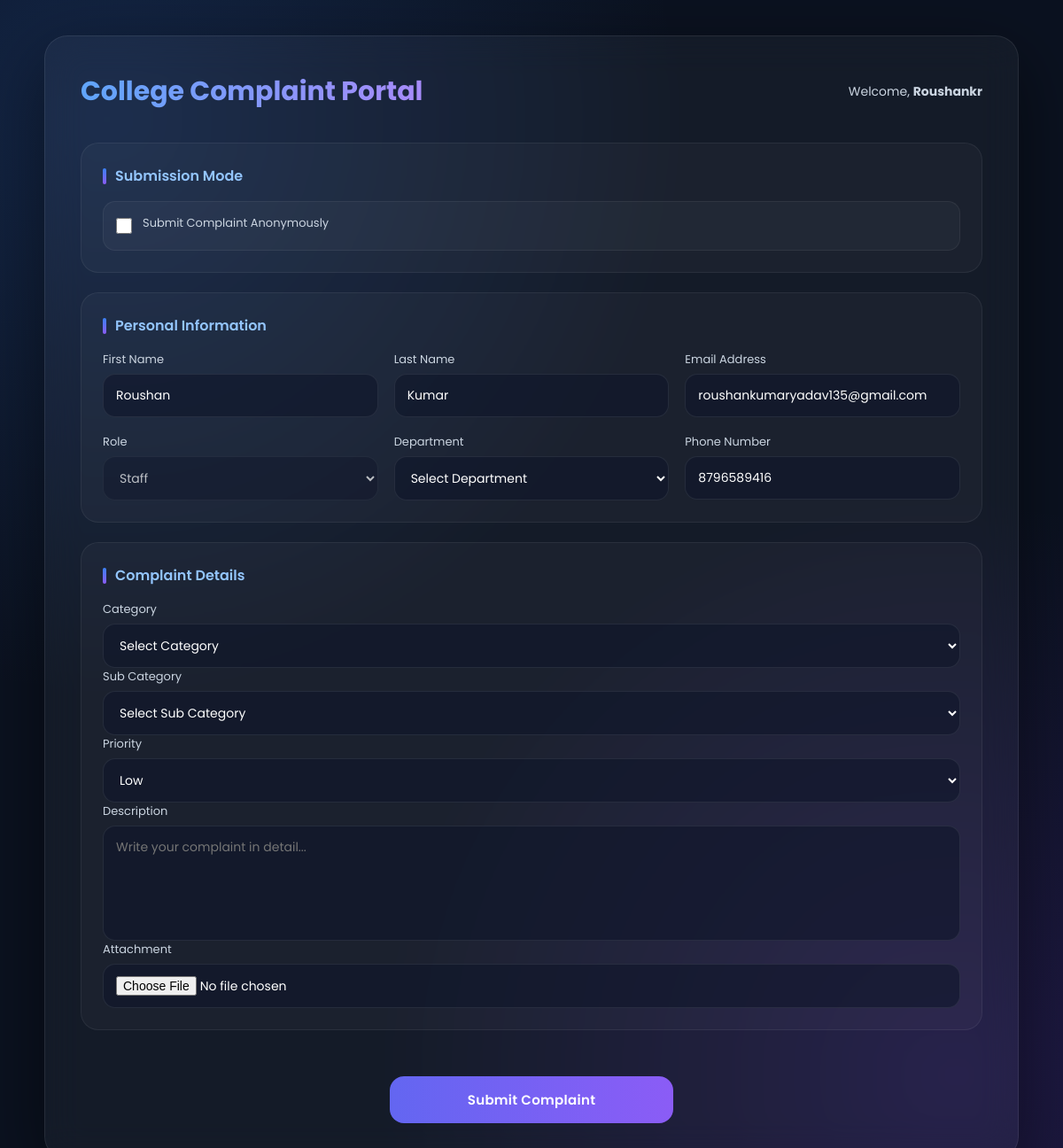
The app's page /register-complaint/ (signed in) with its own data.
### complaints/models.py (models this page shows, shortened)
class UserProfile(models.Model):
    user = models.OneToOneField(User, on_delete=models.CASCADE)
    first_name = models.CharField(max_length=50, blank=True, default="")
    last_name = models.CharField(max_length=50, blank=True, default="")
    email = models.EmailField(unique=True)
    email_verified = models.BooleanField(default=False)
    department = models.CharField(max_length=100)
    mobile_number = models.CharField(max_length=15, unique=True)
    role = models.CharField(
        max_length=20,
        choices=ROLE_CHOICES,
        default='student'
    )
    is_department_head = models.BooleanField(default=False)

### complaints/views.py (the view)
# urls.py: path('register-complaint/', views.register_complaint,
@login_required
def register_complaint(request):
    if request.method == "POST":
        form = ComplaintForm(
            request.POST,
            request.FILES,
            user=request.user
        )
        if form.is_valid():
            obj = form.save(commit=False)
            obj.user = request.user
            try:
                profile = UserProfile.objects.get(
                    user=request.user
                )
                obj.first_name = profile.first_name
                obj.last_name = profile.last_name
                obj.email = profile.email
                obj.phone = profile.mobile_number
                obj.role = profile.role
                if not obj.department:
                    obj.department = profile.department
            except UserProfile.DoesNotExist:
                obj.first_name = request.user.first_name
                obj.last_name = request.user.last_name
                obj.email = request.user.email
            obj.save()
            admins = User.objects.filter(is_superuser=True)
            create_notification(
                users=list(admins),
                title="New Complaint",
                message=f"{obj.complaint_id} submitted by {request.user.username}",
                notification_type="system"
            )
            send_event_email(
                event="created",
                complaint=obj,
                recipients=[ADMIN_EMAIL]
            )
            messages.success(
                request,
                "Complaint submitted successfully."
            )
            return redirect("complaint_success")
    else:
        form = ComplaintForm(
            user=request.user
        )
    return render(
        request,
        "complaints/register_complaint.html",
        {
            "form": form,
            "departments": Department.objects.all()
        }
    )

### complaints/templates/complaints/register_complaint.html (shortened to what this page needs)
{% load static %}
<!DOCTYPE html>
<html lang="en">
<head>
</head>
<body>
<div class="container">
    <div class="top-bar">
        <h1>College Complaint Portal</h1>
        {% if user.is_authenticated %}
        <p>Welcome, <strong>{{ user.username }}</strong></p>
        {% endif %}
    </div>
    <form method="POST" enctype="multipart/form-data">
        <div class="card">
            <div class="section-title">Submission Mode</div>
            <div class="mode-box">
                <input type="checkbox" id="anonymousToggle">
                <label for="anonymousToggle">
                    Submit Complaint Anonymously
                </label>
            </div>
        </div>
        <div class="card" id="personalSection">
            <div class="section-title">
                Personal Information
            </div>
            <div class="grid">
                <div class="input-group">
                <label>First Name</label>
                <input
                    type="text"
                    name="first_name"
                    required
                    placeholder="Enter first name"
                    value="{{ form.first_name.value|default:'' }}"
                >
                </div>
                <div class="input-group">
                <label>Last Name</label>
                <input
                    type="text"
                    name="last_name"
                    placeholder="Enter last name"
                    value="{{ form.last_name.value|default:'' }}"
                >
                </div>
                <div class="input-group">
                    <label>Email Address</label>
                    <input
                        type="email"
                        name="email"
                        required
                        placeholder="Enter your email"
                        value="{{ form.email.value|default:'' }}"
                    >
                </div>
                <div class="input-group">
                    <label>Role</label>
                    <select
                        disabled
                        required
                    >
                        <option
                        value="Staff"
                        {% if form.role.value == "Staff" %}
                        selected
                        {% endif %}
                        >
                        Staff
                        </option>
                    </select>
                </div>
                <div class="input-group">
                    <label>Department</label>
                    <select
                        id="department"
                        name="department"
                        required
                    >
                        <option value="">
                            Select Department
                        </option>
                    </select>
                </div>
                <div class="input-group">
                    <label>Phone Number</label>
                    <input
                        type="tel"
                        name="phone"
                        placeholder="Optional"
                        value="{{ form.phone.value|default:'' }}"
                    >
                </div>
            </div>
        </div>
        <div class="card">
            <div class="section-title">
                Complaint Details
            </div>
                <div class="input-group">
                    <label>Category</label>
                    <select id="category" name="category" required>
                        <option value="">Select Category</option>
                    </select>
                </div>
                <div class="input-group">
                    <label>Sub Category</label>
                    <select id="subcategory" name="subcategory" required>
                        <option value="">Select Sub Category</option>
                    </select>
                </div>
                <div class="input-group">
                    <label>Priority</label>
                    <select name="priority" required>
                        <option value="Low">Low</option>
                    </select>
                </div>
                <div class="input-group full">
                    <label>Description</label>
                    <textarea
                    name="description"
                    required
                    placeholder="Write your complaint in detail..."
                    ></textarea>
                </div>
                <div class="input-group full">
                    <label>Attachment</label>
                    <input type="file" name="attachment">
                </div>
            </div>
        <div class="btn-wrapper">
    <button type="submit" class="btn">
        Submit Complaint
    </button>
</div>
    </form>
</div>
</body>
</html>

### complaints/templates/complaints/register_complaint.html (style rules this page uses)
* { margin:0; padding:0; box-sizing:border-box; font-family:'Poppins',sans-serif; }
body { min-height:100vh; background: radial-gradient(circle at 10% 10%, rgba(59,130,246,0.18), transparent 40%), radial-gradient(circle at 90% 90%, rgba(124,58,237,0.18), transparent 40%), #0b1220; display:flex; justify-content:center; align-items:center; padding:40px 15px; color:white; }
.container { width:100%; max-width:1100px; background:rgba(255,255,255,0.04); backdrop-filter:blur(20px); border:1px solid rgba(255,255,255,0.08); border-radius:26px; padding:40px; box-shadow:0 25px 80px rgba(0,0,0,0.5); }
.top-bar { display:flex; justify-content:space-between; align-items:center; margin-bottom:35px; }
.top-bar h1 { font-size:30px; font-weight:700; background:linear-gradient(90deg,#60a5fa,#a78bfa); -webkit-background-clip:text; -webkit-text-fill-color:transparent; }
.top-bar p { color:#cbd5e1; font-size:14px; }
.card { background:rgba(255,255,255,0.03); border:1px solid rgba(255,255,255,0.06); border-radius:20px; padding:24px; margin-bottom:22px; transition:0.3s; }
.section-title { font-size:16px; font-weight:600; color:#93c5fd; margin-bottom:16px; display:flex; align-items:center; gap:10px; }
.section-title::before { content:""; width:4px; height:18px; background:linear-gradient(#3b82f6,#8b5cf6); border-radius:10px; }
.grid { display:grid; grid-template-columns:repeat(auto-fit,minmax(240px,1fr)); gap:18px; }
label { font-size:13px; color:#cbd5e1; margin-bottom:6px; }
.input-group { display:flex; flex-direction:column; }
input, select, textarea { width:100%; padding:13px 14px; border-radius:14px; border:1px solid rgba(255,255,255,0.08); background:rgba(15,23,42,0.6); color:white; font-size:14px; outline:none; transition:0.25s; }
textarea { min-height:130px; resize:none; }
.mode-box { display:flex; align-items:center; gap:12px; padding:14px; border-radius:14px; background:rgba(255,255,255,0.03); border:1px solid rgba(255,255,255,0.06); }
.mode-box input { width:18px; height:18px; accent-color:#6366f1; }
.btn { width:100%; margin-top:30px; padding:15px; border:none; border-radius:16px; font-size:15px; font-weight:600; color:white; cursor:pointer; background:linear-gradient(90deg,#6366f1,#8b5cf6); transition:0.3s; letter-spacing:0.3px; }
.btn-wrapper { display:flex; justify-content:center; margin-top:20px; }
.btn { width:320px; max-width:100%; }
.full { grid-column:1/-1; }

### records on screen
UserProfile: first_name "Roushan", last_name "Kumar", email "roushankumaryadav135@gmail.com", phone "8796589416"

### other values on screen
{{ user.username }} "Roushankr"
